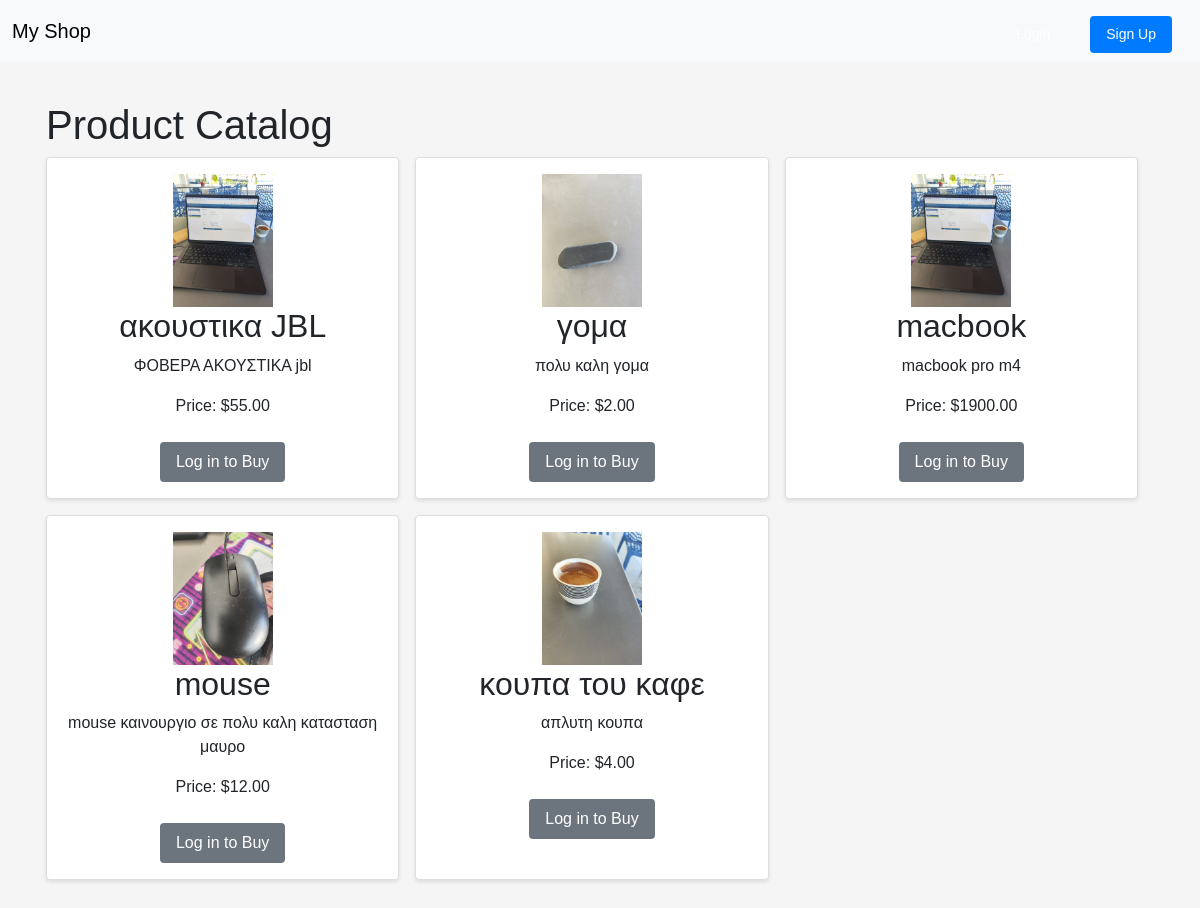
The page / on the database its author committed.
### catalog/models.py (models this page shows, shortened)
class Product(models.Model):
    name        = models.CharField(max_length=255)
    description = models.TextField()
    price       = models.DecimalField(max_digits=10, decimal_places=2)
    image       = models.ImageField(upload_to='products/')
    created_at  = models.DateTimeField(auto_now_add=True)
    updated_at  = models.DateTimeField(auto_now=True)

### catalog/views.py (the view)
# urls.py: path('', views.product_list,  name='product_list'),
def product_list(request):
    products = Product.objects.all()
    return render(request, 'catalog/index.html', {'products': products})

### catalog/templates/catalog/index.html (shortened to what this page needs)
{% extends "base.html" %}
{% load static %}
{% block content %}
  <h1>Product Catalog</h1>
  <ul class="product-list">
    {% for product in products %}
      <li class="product-item">
        <a href="{% url 'product_detail' product.pk %}">
          <img src="{{ product.image.url }}" alt="{{ product.name }}" width="100">
        </a>
        <h2>{{ product.name }}</h2>
        <p>{{ product.description }}</p>
        <p>Price: ${{ product.price }}</p>
        {% if user.is_authenticated %}
          <a href="{% url 'add_to_cart' product.pk %}" class="btn btn-primary">
            Add to Cart
          </a>
        {% else %}
          <a href="{% url 'login' %}?next={% url 'product_list' %}" class="btn btn-secondary">
            Log in to Buy
          </a>
        {% endif %}
      </li>
    {% endfor %}
  </ul>
{% endblock %}

### templates/base.html (shortened to what this page needs)
{% load static %}
<!DOCTYPE html>
<html lang="en">
<head>
  <link
    href="https://cdn.jsdelivr.net/npm/bootstrap@5.4.0/dist/css/bootstrap.min.css"
    rel="stylesheet"
  >
  <link rel="stylesheet" href="{% static 'css/style.css' %}">
</head>
<body>
  <nav class="navbar navbar-expand-lg navbar-light bg-light mb-4">
    <div class="container-fluid">
      <a class="navbar-brand" href="{% url 'product_list' %}">My Shop</a>
      <div class="collapse navbar-collapse">
        <ul class="navbar-nav ms-auto mb-2 mb-lg-0">
          {% if user.is_authenticated %}
            <li class="nav-item me-2">
              <a class="btn btn-primary btn-sm" href="{% url 'view_cart' %}">
                Cart
              </a>
            </li>
            <li class="nav-item">
              <form action="{% url 'logout' %}" method="post" class="d-inline">
                {% csrf_token %}
                <button class="btn btn-danger btn-sm" type="submit">
                  Logout
                </button>
              </form>
            </li>
          {% else %}
            <li class="nav-item me-2">
              <a class="btn btn-outline-primary btn-sm" href="{% url 'login' %}">
              </a>
            </li>
            <li class="nav-item">
              <a class="btn btn-primary btn-sm" href="{% url 'signup' %}">
                Sign Up
              </a>
            </li>
          {% endif %}
        </ul>
      </div>
    </div>
  </nav>
  <div class="container">
    {% block content %}{% endblock %}
  </div>
</body>
</html>

### static/css/style.css (style rules this page uses)
body { font-family: sans-serif; margin: 0; padding: 0; background: #f5f5f5; }
.container { padding: 1rem; }
nav a { margin-right: 1rem; text-decoration: none; color: #333; }
.product-list { display: flex; flex-wrap: wrap; gap: 1rem; list-style: none; padding: 0; }
.product-item { background: #fff; border: 1px solid #ddd; border-radius: 4px; width: calc(33.333% - 1rem); box-shadow: 0 2px 4px rgba(0,0,0,0.1); padding: 1rem; text-align: center; }
.btn { display: inline-block; padding: 0.5rem 1rem; border: none; border-radius: 4px; text-decoration: none; color: #fff; cursor: pointer; margin-top: 0.5rem; }
.btn-primary { background: #007bff; }
.btn-secondary { background: #6c757d; }

### rows shown on the page
Product: image (picture), name "ακουστικα JBL", description "ΦΟΒΕΡΑ ΑΚΟΥΣΤΙΚΑ jbl", price "55.00"
Product: image (picture), name "γομα", description "πολυ καλη γομα", price "2.00"
Product: image (picture), name "macbook", description "macbook pro m4", price "1900.00"
Product: image (picture), name "mouse", description "mouse καινουργιο σε πολυ καλη κατασταση μαυρο", price "12.00"
Product: image (picture), name "κουπα του καφε", description "απλυτη κουπα", price "4.00"
